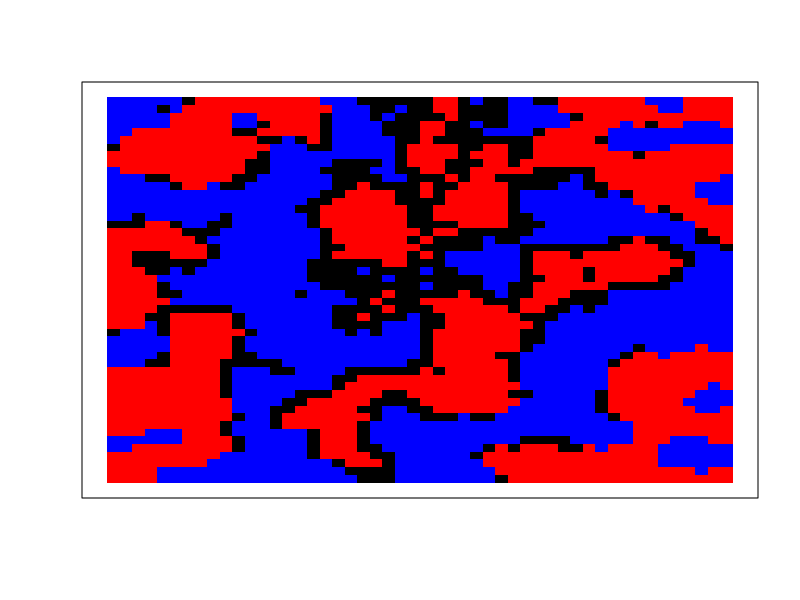
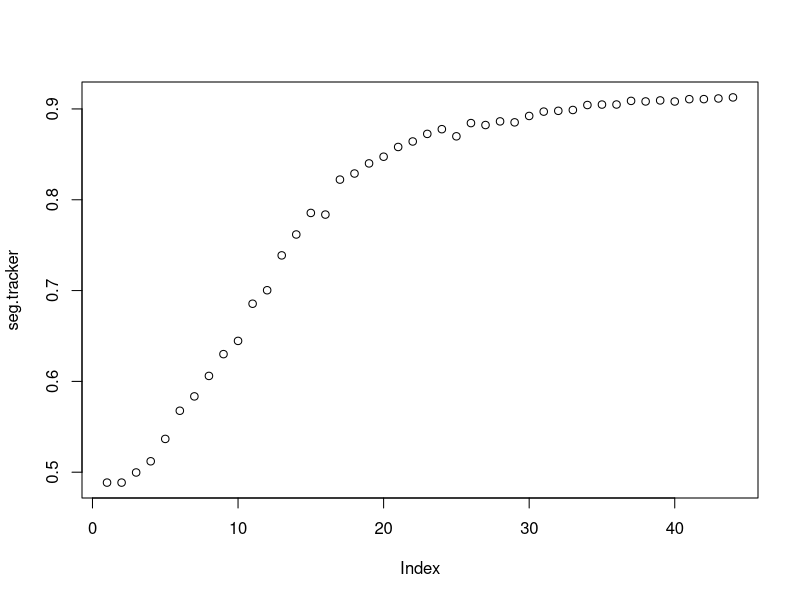

Generate these figures, in order, with R:
# model parameters ####
rows <- 50 
cols <- 50
proportion.group.1 <- .5 # proportion of red agents
empty <- .2 # proportion of grid that will be empty space
min.similarity <- 3/8 # minimum proportion of neighbors that are the same type to not move
center.grid <- c(25,25)

# create.grid ####
# generates a rows x column matrix and randomly places the initial population
# values in the matrix are either 0, 1, or 2
# if 0, the space is empty
# 1 and 2 represent the two different groups
create.grid <- function(rows, cols, proportion.group.1, empty){
  pop.size.group.1 <- (rows*cols)*(1-empty)*proportion.group.1
  pop.size.group.2 <- (rows*cols)*(1-empty)*(1-proportion.group.1)
  
  initial.population <- sample(c(
    rep(1, pop.size.group.1), 
    rep(2, pop.size.group.2), 
    rep(0, (rows*cols)-pop.size.group.1-pop.size.group.2)
  ))
  grid <- matrix(initial.population, nrow=rows, ncol=cols)
}

# visualize.grid ####
# outputs a visualization of the grid, with red squares representing group 1,
# blue squares group 2, and black squares empty locations.
visualize.grid <- function(grid){
  # Produces visualization of a matrix.
  image(grid, col=c('black','red','blue'), xaxs=NULL, yaxs=NULL, xaxt='n', yaxt='n')
}

# empty.locations ####
# returns all the locations in the grid that are empty
# output is an N x 2 array, with N equal to the number of empty locations
# the 2 columns contain the row and column of the empty location.
empty.locations <- function(grid){
  return(which(grid==0, arr.ind=T))
}

# similarity.to.center ####
# takes a grid and the center.val of that grid and returns
# the proportion of cells that are the same as the center,
# ignoring empty cells. the center.val must be specified
# manually in case the grid has an even number of rows or 
# columns
# Used to calculate neighborhood similarity. What proportion of neighbors match the center value.
similarity.to.center <- function(grid.subset, center.val){
  if(center.val == 0){ return(NA) }
  same <- sum(grid.subset==center.val) - 1
  not.same <- sum(grid.subset!=center.val) - sum(grid.subset==0)
  return(same/(same+not.same))
}

# segregation ####
# computes the proportion of neighbors who are from the same group
segregation <- function(grid){
  same.count <- 0
  diff.count <- 0
  for(row in 1:(nrow(grid)-1)){
    for(col in 1:(ncol(grid)-1)){
      if(grid[row,col] != 0 && grid[row+1,col+1] != 0){
        if(grid[row,col] != grid[row+1,col+1]){
          diff.count <- diff.count + 1
        } else {
          same.count <- same.count + 1
        }
      }
    }
  }
  return(same.count / (same.count + diff.count))
}

match.means <- function(xval, yval) {
  if(wealth.grid[xval,yval] < property.grid[xval,yval]) {
    return(FALSE)
  } else {
    return(TRUE)
  }
}

# unhappy.agents ####
# takes a grid and a minimum similarity threshold and computes
# a list of all of the agents that are unhappy with their 
# current location. the output is N x 2, with N equal to the
# number of unhappy agents and the columns representing the 
# location (row, col) of the unhappy agent in the grid
unhappy.agents <- function(grid, min.similarity){
  grid.copy <- grid
  for(row in 1:rows){
    for(col in 1:cols){
      similarity.score <- similarity.to.center(grid[max(0, row-1):min(rows,row+1), max(0,col-1):min(cols,col+1)], grid[row,col])
      
      if(match.means(row,col) == FALSE) {
        similarity.score <- similarity.score -.3
      }
      
      if(is.na(similarity.score)){
        grid.copy[row,col] <- NA
      } else {
        grid.copy[row,col] <- similarity.score >= min.similarity
      }
    }
  }
  return(which(grid.copy==FALSE, arr.ind = T))
}


property.distribution <- function(x) {
  return(x^2)
}

# assign.property.cost


assign.property.cost <- function(center, currentIndex, dist) {
  rowDiff <- abs(center[1] - currentIndex[1])
  columnDiff <- abs(center[2] - currentIndex[2])
  totalDifference <- rowDiff + columnDiff
  print(paste("THE TOTLA DIFF IS :",totalDifference))
  scaledDifference <- 1 - (dist(totalDifference)/dist(cols))
  return(scaledDifference)
}

create.property.matrix <- function(rowsVec, colVec) {
  center <- c(rowsVec/2, colVec/2)
  
  property.grid <<- matrix(nrow=rowsVec, ncol=colVec)
  temp <<- c()
  
  for(i in 1:rowsVec) {
    for(j in 1:colVec){
      currentIndex <- c(i,j)
      print(currentIndex)

      property.grid[i,j] <<- assign.property.cost(center, currentIndex, property.distribution)
    }
  }
  
}

wealthValue <- 0

assign.wealth <- function(theType, distOne, distTwo) {
  
  if(theType == 0) {
    return(0)
   
  }
  if(theType == 1) {
    return(distOne)
  
  }
  if(theType == 2) {
    return(distTwo)
  }
  
}

# rnorm

create.wealth.matrix <- function(rows, col) {
  center <- c(rows/2, col/2)
  
  wealth.grid <<- grid
  
  for(i in 1:rows) {
    for(j in 1:col){
      currentIndex <- c(i,j)
      
      wealth.grid[i,j] <<- assign.wealth(wealth.grid[i,j], runif(1,0,1), runif(1,0,1))
    }
  }
}



# one.round ####
# runs a single round of the simulation. the round starts by finding
# all of the unhappy agents and empty spaces. then unhappy agents are randomly
# assigned to a new empty location. a new grid is generated to reflect all of
# the moves that took place.
one.round <- function(grid, min.similarity){
  empty.spaces <- empty.locations(grid)
  unhappy <- unhappy.agents(grid, min.similarity)
  empty.spaces <- empty.spaces[sample(1:nrow(empty.spaces)), ]
  for(i in 1:nrow(empty.spaces)) {
    
    if(i>nrow(unhappy)){ 
      break;
    }
    # Move unhappy to empty spaces.
    grid[empty.spaces[i,1], empty.spaces[i,2]] <- grid[unhappy[i,1],unhappy[i,2]]
    wealth.grid[empty.spaces[i,1], empty.spaces[i,2]] <<- wealth.grid[unhappy[i,1],unhappy[i,2]]
    # A blank space.
    grid[unhappy[i,1], unhappy[i,2]] <- 0
    wealth.grid[unhappy[i,1], unhappy[i,2]] <<- 0
  }
  return(grid)
}

# running the simulation ####
done <- FALSE # a variable to keep track of whether the simulation is complete
grid <- create.grid(rows, cols, proportion.group.1, empty)
create.property.matrix(rows, cols)
create.wealth.matrix(rows, cols)
seg.tracker <- c(segregation(grid)) # keeping a running tally of the segregation scores for each round
while(!done){
  new.grid <- one.round(grid, min.similarity) # run one round of the simulation, and store output in new.grid
  seg.tracker <- c(seg.tracker, segregation(grid)) # calculate segregation score and add to running list
  if(all(new.grid == grid)){ # check if the new.grid is identical to the last grid
    done <- TRUE # if it is, simulation is over -- no agents want to move
  } else {
    grid <- new.grid # otherwise, replace grid with new.grid, and loop again.
  }
}
layout(1) # change graphics device to have two plots
visualize.grid(grid) # show resulting grid
plot(seg.tracker) # plot segregation over time

unhappy.agents(grid, min.similarity)


